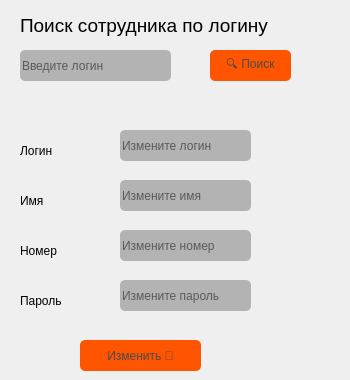
      <widget class="QWidget" name="tab_12">
       <attribute name="title">
        <string>Редактировать </string>
       </attribute>
       <widget class="QLabel" name="lbl_update_name_e">
        <property name="geometry">
         <rect>
          <x>20</x>
          <y>190</y>
          <width>81</width>
          <height>21</height>
         </rect>
        </property>
        <property name="styleSheet">
         <string notr="true">font: 9pt &quot;Segoe UI&quot;;</string>
        </property>
        <property name="text">
         <string>Имя</string>
        </property>
       </widget>
       <widget class="QLabel" name="lbl_update_num_e">
        <property name="geometry">
         <rect>
          <x>20</x>
          <y>240</y>
          <width>81</width>
          <height>21</height>
         </rect>
        </property>
        <property name="styleSheet">
         <string notr="true">font: 9pt &quot;Segoe UI&quot;;</string>
        </property>
        <property name="text">
         <string>Номер</string>
        </property>
       </widget>
       <widget class="QLabel" name="lbl_update_pass_e_2">
        <property name="geometry">
         <rect>
          <x>20</x>
          <y>290</y>
          <width>81</width>
          <height>21</height>
         </rect>
        </property>
        <property name="styleSheet">
         <string notr="true">font: 9pt &quot;Segoe UI&quot;;</string>
        </property>
        <property name="text">
         <string>Пароль</string>
        </property>
       </widget>
       <widget class="QLineEdit" name="ledit_update_name_e">
        <property name="geometry">
         <rect>
          <x>120</x>
          <y>180</y>
          <width>131</width>
          <height>31</height>
         </rect>
        </property>
        <property name="styleSheet">
         <string notr="true">alternate-background-color: rgb(85, 170, 255);
background-color: rgb(179, 179, 179);
border-radius: 5px;</string>
        </property>
        <property name="placeholderText">
         <string>Измените имя</string>
        </property>
       </widget>
       <widget class="QLineEdit" name="ledit_update_num_e">
        <property name="geometry">
         <rect>
          <x>120</x>
          <y>230</y>
          <width>131</width>
          <height>31</height>
         </rect>
        </property>
        <property name="styleSheet">
         <string notr="true">alternate-background-color: rgb(85, 170, 255);
background-color: rgb(179, 179, 179);
border-radius: 5px;</string>
        </property>
        <property name="placeholderText">
         <string>Измените номер</string>
        </property>
       </widget>
       <widget class="QLineEdit" name="ledit_update_pass_e">
        <property name="geometry">
         <rect>
          <x>120</x>
          <y>280</y>
          <width>131</width>
          <height>31</height>
         </rect>
        </property>
        <property name="styleSheet">
         <string notr="true">alternate-background-color: rgb(85, 170, 255);
background-color: rgb(179, 179, 179);
border-radius: 5px;</string>
        </property>
        <property name="placeholderText">
         <string>Измените пароль</string>
        </property>
       </widget>
       <widget class="QPushButton" name="btn_update_e">
        <property name="geometry">
         <rect>
          <x>80</x>
          <y>340</y>
          <width>121</width>
          <height>31</height>
         </rect>
        </property>
        <property name="styleSheet">
         <string notr="true">background-color: rgb(255, 85, 0);
color: rgb(75, 75, 75);
font: 9pt &quot;Segoe UI&quot;;
border-radius: 5px;</string>
        </property>
        <property name="text">
         <string>Изменить 🔄</string>
        </property>
       </widget>
       <widget class="QLabel" name="lbl_search_login">
        <property name="geometry">
         <rect>
          <x>20</x>
          <y>10</y>
          <width>321</width>
          <height>31</height>
         </rect>
        </property>
        <property name="font">
         <font>
          <family>Segoe UI</family>
          <pointsize>14</pointsize>
         </font>
        </property>
        <property name="text">
         <string>Поиск сотрудника по логину</string>
        </property>
       </widget>
       <widget class="QLineEdit" name="ledit_search_empl_login">
        <property name="geometry">
         <rect>
          <x>20</x>
          <y>50</y>
          <width>151</width>
          <height>31</height>
         </rect>
        </property>
        <property name="styleSheet">
         <string notr="true">alternate-background-color: rgb(85, 170, 255);
background-color: rgb(179, 179, 179);
border-radius: 5px;</string>
        </property>
        <property name="placeholderText">
         <string>Введите логин</string>
        </property>
       </widget>
       <widget class="QPushButton" name="btn_search_empl_login">
        <property name="geometry">
         <rect>
          <x>210</x>
          <y>50</y>
          <width>81</width>
          <height>31</height>
         </rect>
        </property>
        <property name="styleSheet">
         <string notr="true">background-color: rgb(255, 85, 0);
color: rgb(75, 75, 75);
font: 9pt &quot;Segoe UI&quot;;
border-radius: 5px;</string>
        </property>
        <property name="text">
         <string>🔍 Поиск</string>
        </property>
       </widget>
       <widget class="QLabel" name="lbl_update_login_e">
        <property name="geometry">
         <rect>
          <x>20</x>
          <y>140</y>
          <width>91</width>
          <height>21</height>
         </rect>
        </property>
        <property name="styleSheet">
         <string notr="true">font: 9pt &quot;Segoe UI&quot;;</string>
        </property>
        <property name="text">
         <string>Логин</string>
        </property>
       </widget>
       <widget class="QLineEdit" name="ledit_update_login_e">
        <property name="geometry">
         <rect>
          <x>120</x>
          <y>130</y>
          <width>131</width>
          <height>31</height>
         </rect>
        </property>
        <property name="styleSheet">
         <string notr="true">alternate-background-color: rgb(85, 170, 255);
background-color: rgb(179, 179, 179);
border-radius: 5px;</string>
        </property>
        <property name="placeholderText">
         <string>Измените логин</string>
        </property>
       </widget>
      </widget>
